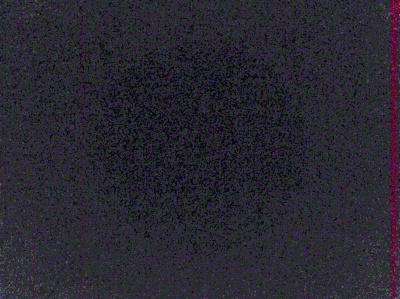
#> input picture _static/figs/dark-current.jpg, 400 x 299 px, found by its file name
$ jupyter execute --allow-errors figs.ipynb
#> lines starting #> are read from the running program, lines starting #| are printed output that depends on the picture
# Format images to be used in the book

[cell 1]
import numpy as np
import skimage.io as io
import skimage.color as color
from skimage.transform import resize, rescale
import matplotlib.pyplot as plt

[cell 2]
def format_image(filename, crop_origin, crop_size, size, newname, show=False):

    # Load image
    img = io.imread(f"../src/{filename}")
    print(f"Image of size : {img.shape}")

    # Color or grayscale image?
    color = (len(img.shape)==3)

    # Crop image
    r, c = crop_origin
    if color:
        img = img[ r:(r+crop_size) , c:(c+crop_size) , : ]
    else:
        img = img[ r:(r+crop_size) , c:(c+crop_size)]

    #Resize image
    if color:
        size = np.concatenate((size, [3]))
    print(size)
    img = resize(img, size, anti_aliasing=True)

    # Display image
    if show:
        plt.figure(figsize=(8,8))
        plt.imshow(img, cmap='gray')
        plt.show()

    # Save image
    io.imsave(newname, img)

    return img

#> (a cell that did not finish here is left out)

[cell 4]
img = io.imread(f"../src/dark-current.jpg")
#> img is the input picture: shape (299, 400, 3); mean R, G, B 40.8, 38.8, 48.9
io.imsave("dark-current.jpg", img)

#> (a cell that did not finish here is left out)

#> (a cell that did not finish here is left out)

img = format_image('irene-kredenets-0PUoXmsCSDQ-unsplash.jpg', (670, 400), 1100, (512,512), 'peppers.png')
img = format_image('lo1_m31.jpg', (20, 20), 520, (512,512), 'moon.png')

#> (a cell that did not finish here is left out)


#> (a cell that did not finish here is left out)

#> (a cell that did not finish here is left out)

#> (a cell that did not finish here is left out)

[cell 11]
# Station_Clock.svg.png
# Maide with Gimp

[cell 12]
img = np.zeros((128, 128))
#> img: shape (128, 128) float64; every value is 0

m, n = np.meshgrid(range(128),range(128))

spots = [
    [ 40, 100, 3, 1.00],
    [ 83,  65, 3, 0.10],
    [ 17,  32, 3, 0.10],
    [ 34,  79, 10, 0.05],
    [ 68,  12, 2, 0.2],
]
for spot in spots:
    x, y, sig, a = spot
    img += a * np.exp(-(m-x)**2/2/sig**2-(n-y)**2/2/sig**2)
#> this loop made 5 passes
#> pass 1, `img += a * np.exp(-(m-x)**2/2/sig**2-(n-y)**2/2/sig**2)`:
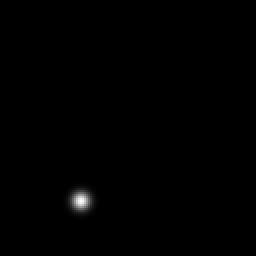
#> img: shape (128, 128) float64 (shown 2 times larger); min 0, max 1, mean 0.00345

# Affichage
plt.figure(figsize=(8, 8))
plt.imshow(img, cmap="gray")
plt.show()
io.imsave("spots.png", img)

#> (a cell that did not finish here is left out)


[cell 14]
# Grèce : fait avec Gimp

#> (a cell that did not finish here is left out)

#> (a cell that did not finish here is left out)

[cell 17]
srcs = ["piece_recalage", "ombre_recalage"]
#> srcs = ['piece_recalage', 'ombre_recalage']
figs = ["coins1", "coins2"]

#> (the rest of this cell did not finish here and is left out)
